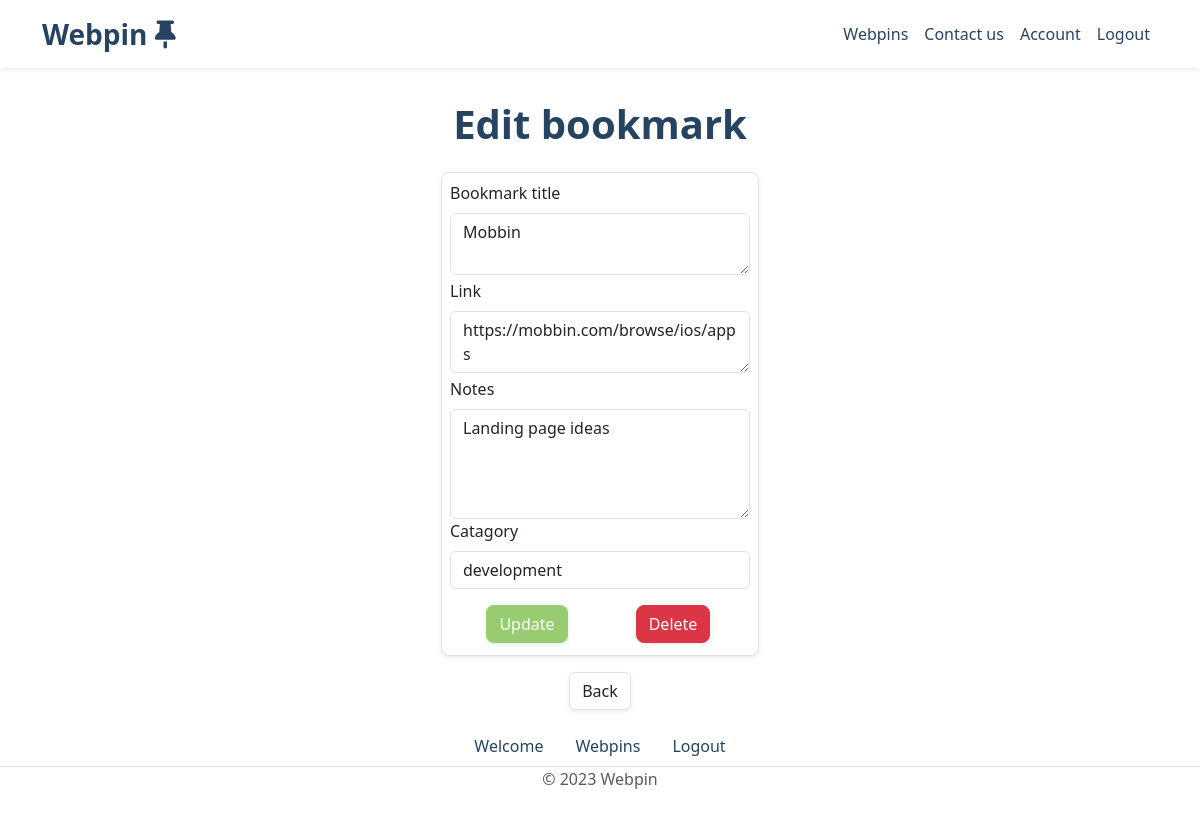
Screenshot of /edit_bookmark/119 (signed in) with the database file from the repository.
### bookmarks_main/models.py (models this page shows, shortened)
class Saved_Bookmarks(models.Model):
    bookmark_title = models.CharField(max_length=500, null=True, blank=False)
    bookmark_address = models.CharField(max_length=1_000)
    bookmark_notes = models.CharField(max_length=100_000, null=True, blank=False)
    bookmark_catagory = models.CharField(max_length=250, null=True, blank=False)
    bookmark_save_date = models.DateTimeField(auto_now_add=True)
    author = models.ForeignKey(User, on_delete=models.CASCADE)

### bookmarks_main/views.py (the view, shortened to what this page needs)
# urls.py: path('edit_bookmark/<str:id>', views.edit_bookmark, name='edit-bookmark'),
@login_required(login_url="/members/login_user")
def edit_bookmark(request, id):
    bookmark_to_edit = Saved_Bookmarks.objects.get(pk=id)
    return render(request, 'bookmarks_main/edit.html', {'bookmark_to_edit':bookmark_to_edit})

### bookmarks_main/templates/bookmarks_main/edit.html (shortened to what this page needs)
{% extends './template.html' %}
{% block content %}
<div class="container pt-3">
	<div class="row">
		<h1 class="text-center fw-bold" style="color: #264461">Edit bookmark</h1>
	</div>
	<div class="row">
		<div class="col-12 d-flex justify-content-center">
		    <form method="post">
	                <div class="bg-light p-2 mt-3 rounded-3 border bg-white shadow-sm">
						<label class="form-label">Bookmark title</label>
						<textarea name="new_bookmark_title" class="form-control">{{bookmark_to_edit.bookmark_title}}</textarea>
						<label class="form-label mt-1">Link</label>
						<textarea name="new_bookmark_address" class="form-control">{{bookmark_to_edit.bookmark_address}}</textarea>
						<label class="form-label mt-1">Notes</label>
	                    <textarea name="new_bookmark_notes" rows="4" cols="28" class="form-control">{{bookmark_to_edit.bookmark_notes}}</textarea>
						<label class="form-label">Catagory</label>
                        <input name="new_bookmark_catagory" class="form-control" list="datalistOptions" placeholder="Type new or select from existing" value="{{bookmark_to_edit.bookmark_catagory}}">
						<div class="row mt-3 ms-1 me-1">
							<div class="col-sm-12 col-lg-6 d-flex justify-content-center mb-1">
								<input class="btn rounded-3 shadow-sm" style="background-color: rgb(151,205,112); color:white;" type="submit" name="submit_edit_selected_bookmark" value="Update">
							</div>
							<div class="col-sm-12 col-lg-6 d-flex justify-content-center mb-1">
								<button class="btn rounded-3 btn-danger shadow-sm" type="button" data-bs-toggle="modal" data-bs-target="#DeleteBookmarkModal">Delete</button>
							</div>
						</div>
	                </div>
	        </form>
    	</div>
	</div>
	<div class="row">
		<div class="col-12 d-flex justify-content-center">
			<a href="{% url 'home-page' %}" class="btn btn-white border shadow-sm mt-3">Back</a>
		</div>
	</div>
</div>
{% endblock %}

### rows the page displays
Saved_Bookmarks: new_bookmark_title "Mobbin", new_bookmark_address "https://mobbin.com/browse/ios/apps", new_bookmark_notes "Landing page ideas", new_bookmark_catagory "development"
